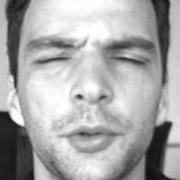
#> input picture DlibData/DB/jpeg/007.jpg, 180 x 180 px, found by its file name; its folder holds 4 pictures in this run
$ python DCT.py
#> lines starting #> are read from the running program, lines starting #| are printed output that depends on the picture
import numpy as np
import pandas as pd
import cv2
from scipy.fftpack import dct
from pathlib import Path
from time import sleep
from termcolor import colored
from tqdm import tqdm

hist = 'default'
FILENAME = '../input/Dlib/cutface/'

dbPath = FILENAME + hist + '/DB/jpeg/'
queryPath = FILENAME + hist + '/Query/jpeg/'
DBCannySavePath = '../dct/DB/canny/jpeg/'
QueryCannySavePath = '../dct/Query/canny/jpeg/'
DBDctSavePath = '../dct/DB/dctAfterCanny/jpeg/'
QueryDctSavePath = '../dct/Query/dctAfterCanny/jpeg/'
DBDctOriginalSavePath = '../dct/DB/dctOriginal/jpeg/'
QueryDctOriginalSavePath = '../dct/Query/dctOriginal/jpeg/'
best_score = 0

if __name__ == '__main__':
    #with open("dct.csv", mode='w') as f:
    dbList = []
    queryList = []
    distanceList = []
    answerList = []
    count = 0
    bestAcc = 0

    p = Path(dbPath)
    p = sorted(p.glob("*.jpg"))
    feature_name_list = []
    for i in range(225):
        featrue_name = 'dct_' + str(i)
        feature_name_list.append(featrue_name)
    db_df = pd.DataFrame(columns=feature_name_list)
    for index, filename in enumerate(tqdm(p)):
        img = cv2.imread(dbPath + filename.name, 0)
#> img is the input picture: shape (180, 180); min 12, max 255, mean 168.3

        # img = cv2.GaussianBlur(img, (7, 7), 2)
        # img = cv2.Canny(img, 13, 39)

        imf = np.float32(img)
        dst = cv2.dct(imf)
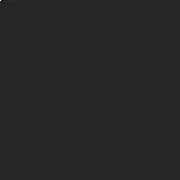
#> dst: shape (180, 180) float32; min -5519.5, max 30297.8, mean 0.9; drawn with min black and max white
        dst = dst[:15,:15]
        for ind, name in enumerate(feature_name_list):
            db_df.loc[index, name] = np.array(dst).flatten()[ind]

        dbList.append(np.float32(dst))
#> pass 2 of the loop `for index, filename in enumerate(tqdm(p)):`:
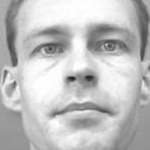
#> input picture DlibData/DB/jpeg/012.jpg, 150 x 150 px, found by its file name
#> img is the input picture: shape (150, 150); min 33, max 255, mean 191.8
#> imf: shape (150, 150) float32
#> `dst = cv2.dct(imf)`:
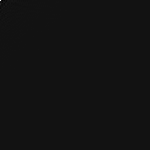
#> dst: shape (150, 150) float32; min -2289.4, max 28772.4, mean 1.2; drawn with min black and max white
#> pass 3 of the loop `for index, filename in enumerate(tqdm(p)):`:
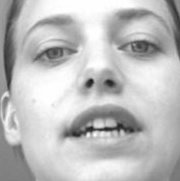
#> input picture DlibData/DB/jpeg/030.jpg, 180 x 181 px, found by its file name
#> img is the input picture: shape (181, 180); min 22, max 255, mean 189.7
#> imf: shape (181, 180) float32
#> `dst = cv2.dct(imf)`:
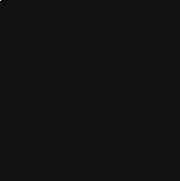
#> dst: shape (181, 180) float32; min -2659.7, max 34235.2, mean 0.9; drawn with min black and max white
#> the loop made 4 passes; the first 3 are shown
    p = Path(queryPath)
    p = sorted(p.glob("*.jpg"))
#> p = 4 items
    query_df = pd.DataFrame(columns=feature_name_list)
    for index, filename in enumerate(tqdm(p)):
        distanceList = []
        img = cv2.imread(queryPath + filename.name, 0)

        # img = cv2.GaussianBlur(img, (7, 7), 2)
        # img = cv2.Canny(img, 13, 39)

        imf = np.float32(img)
        dst = cv2.dct(imf)
        dst = dst[:15,:15]
        for ind, name in enumerate(feature_name_list):
            query_df.loc[index, name] = np.array(dst).flatten()[ind]

        queryList.append(np.float32(dst))
        for index in range(len(dbList)):
            distance  = (dbList[index][:15, :15] - queryList[-1][:15, :15])**2
            distanceList.append(distance.sum())
        distSort = np.argsort(distanceList)
        answerList.append(np.uint8(np.argmin(distanceList)/10))
        ranking = np.uint8(distSort[:10]/10)
        mode = np.argmax(np.bincount(ranking))

        target = filename.name[0:2]
#> target = '00'
        if target[0] == 'r':
            target = 20
        else:
            target = int(target)
#> target = 0
        # 結果に応じて色を付ける
        if target == mode :
            print(colored(filename.name + ', mode: ' + str(mode) + ', answer: ' + str(answerList[-1]), 'blue'))
        if target == answerList[-1]:
            count += 1
            print(colored(filename.name + ', mode: ' + str(mode) + ', answer: ' + str(answerList[-1]) + ', correct answer: ' + str(target), 'blue'))
        else:
            print(colored(filename.name + ', mode: ' + str(mode) + ', answer: ' + str(answerList[-1]) + ', correct answer: ' + str(target), 'red'))
        distanceList = []
#> pass 2 of the loop `for index, filename in enumerate(tqdm(p)):`:
#> `target = filename.name[0:2]`: target = '01'
#> `target = int(target)`: target = 1
#> pass 3 of the loop `for index, filename in enumerate(tqdm(p)):`:
#> `target = filename.name[0:2]`: target = '03'
#> `target = int(target)`: target = 3
#> the loop made 4 passes; the first 3 are shown

    if db_df.min().min() < query_df.min().min():
        norm_min = db_df.min().min()
    else:
        norm_min = query_df.min().min()
#> norm_min = -5519.5

    db_df = db_df - norm_min
#> db_df = table of 4 rows and 225 columns
    query_df = query_df - norm_min
#> query_df = table of 4 rows and 225 columns

    if db_df.max().max() > query_df.max().max():
        norm_max = db_df.max().max()
    else:
        norm_max = query_df.max().max()
#> norm_max = 39754.7

    db_df = db_df / norm_max
    query_df = query_df / norm_max

    p = Path(dbPath)
    p = sorted(p.glob("*.jpg"))
    for index, filename in enumerate(tqdm(p)):
        db_df.loc[index, 'target'] = int(index/10)
#> (the run stopped early here; a loop or call above may not have finished)
